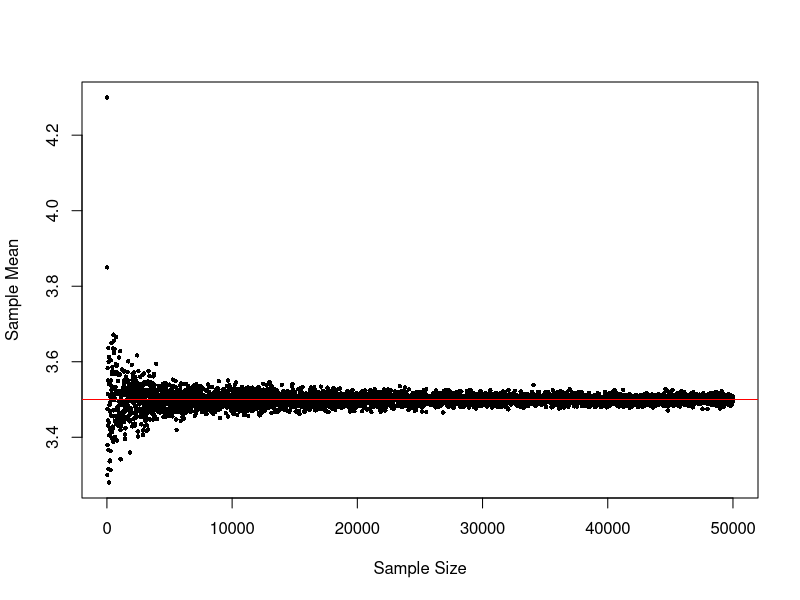
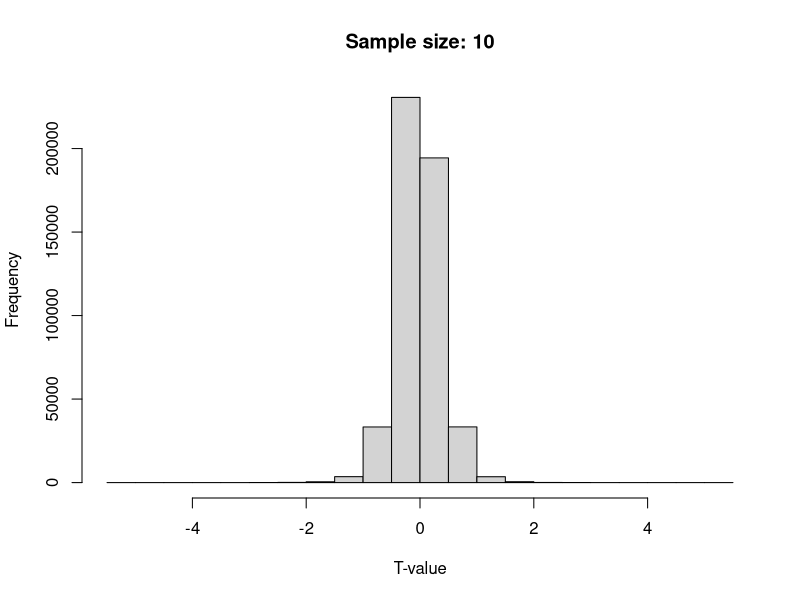
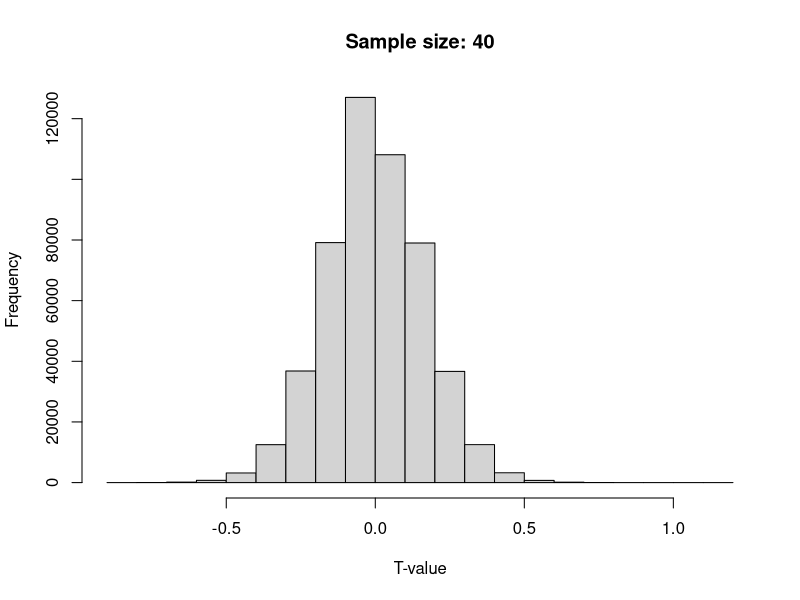
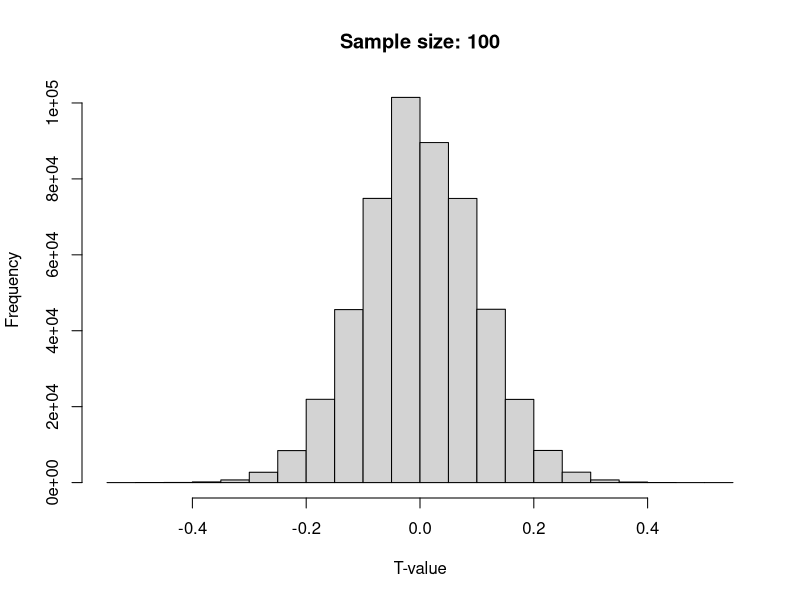
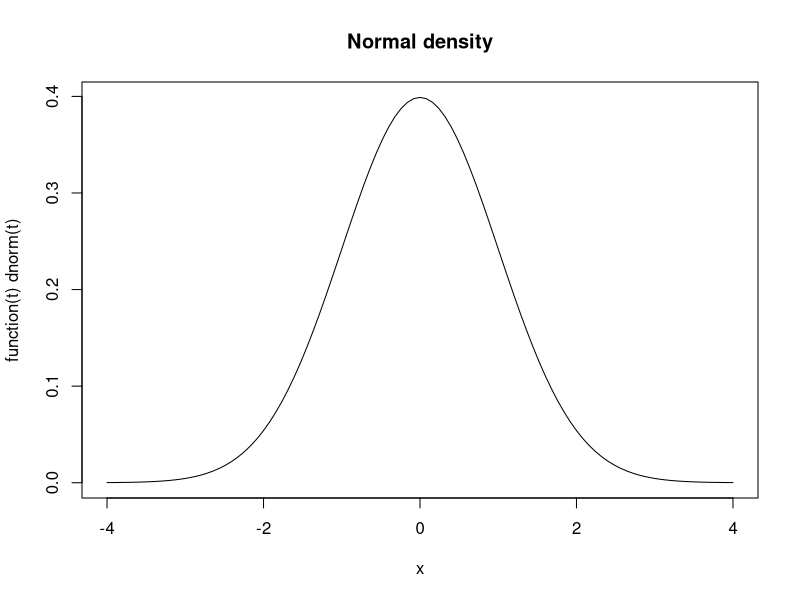

These figures' R source, in order:
## ----setup, echo = FALSE-------------------------------------------------
# set seed for random number generation
set.seed(3)

## ----dice10, echo=TRUE---------------------------------------------------
# first we define the potential values a die can take
dvalues <- 1:6 # the : operater generates a regular sequence of numbers (from:to)
dvalues
# define the size of the sample n (how often do we roll the die...)
# for a start, we only roll the die ten times
n <- 10
# draw the random sample: 'roll the die n times and record each result'
results <- sample( x = dvalues, size = n, replace = TRUE)
# compute the mean
mean(results)

## ----dice100, echo=TRUE--------------------------------------------------
n <- 100
# draw the random sample: 'roll the die n times and record each result'
results <- sample( x = dvalues, size = n, replace = TRUE)
# compute the mean
mean(results)

## ----lln, echo=TRUE------------------------------------------------------
# Essentially, what we are doing here is repeating the experiment above many times, each time increasing n.
# define the set of sample sizes
ns <- seq(from = 10, to = 50000, by = 10)
# initiate an empty list to record the results
means <- list()
length(means) <- length(ns)
# iterate through each sample size: 'repeat the die experiment for each sample size'
for (i in 1:length(ns)) {
     
     means[[i]] <- mean(sample( x = dvalues, size = ns[i], replace = TRUE))
}

# visualize the result: plot sample means against sample size
plot(ns, unlist(means),
     ylab = "Sample Mean",
     xlab = "Sample Size",
     pch = 16,
     cex = .6)
abline(h = 3.5, col = "red")

## ----t-test--------------------------------------------------------------

# First we roll the die like above
n <- 100
# draw the random sample: 'roll the die n times and record each result'
results <- sample( x = dvalues, size = n, replace = TRUE)
# compute the mean
sample_mean <- mean(results)
# compute the sample sd
sample_sd <- sd(results)
# estimated standard error of the mean
mean_se <- sample_sd/sqrt(n)

# compute the t-statistic:
t <- (sample_mean - 3.5) / mean_se
t


## ----p-value-------------------------------------------------------------
# calculate the p-value associated with the t-value calculated above
2*pnorm(-abs(t))

## ----clt-----------------------------------------------------------------
# define the set of sample sizes
ns <- c(10, 40, 100)
# initiate an empty list to record the results
ts <- list()
length(ts) <- length(ns)
# iterate through each sample size: 'repeat the die experiment for each sample size'
for (i in 1:length(ns)) {
     
     samples.i <- sapply(1:500000, function(j) sample( x = dvalues, size = ns[i], replace = TRUE))
     ts[[i]] <- apply(samples.i, function(x) (mean(x) - 3.5) / sd(x), MARGIN = 2)
}

# visualize the result: plot the density for each sample size

# plot the density for each set of t values
hist(ts[[1]], main = "Sample size: 10", xlab = "T-value")
hist(ts[[2]], main = "Sample size: 40", xlab = "T-value")
hist(ts[[3]], main = "Sample size: 100", xlab = "T-value")

# finally have a look at the actual standard normol distribution as a reference point
plot(function(t)dnorm(t), -4, 4, main = "Normal density")

